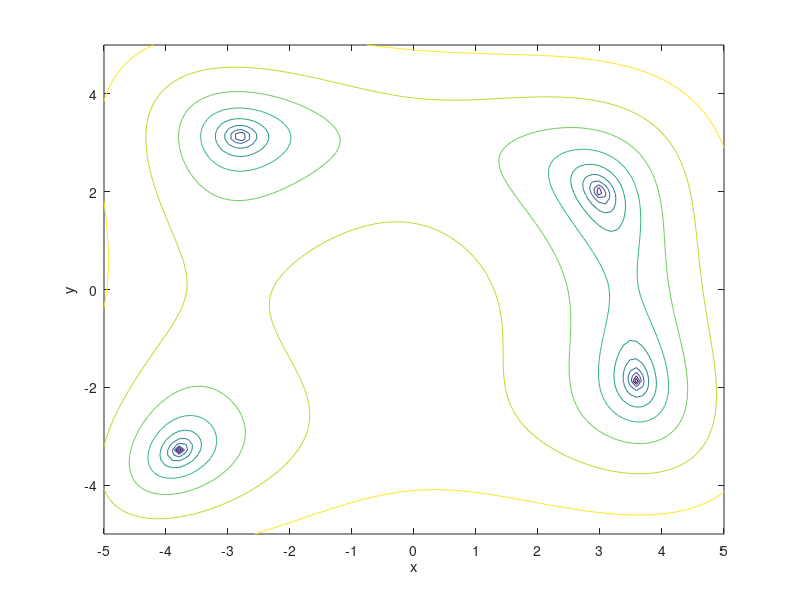

Reproduce this figure in MATLAB. (Note: this script raises an error after producing the figure.)
X1_INDEX = 1;
X2_INDEX = 2;

nParticles = 40;
nVariables = 2;
inertiaTolerance = 0.35;
deltaTime = 1;
alpha = deltaTime;
beta = 0.99;
c1 = 2;
c2 = c1;

xMax = 5;
xMin = -5;
vMax = (xMax - xMin)/deltaTime;
vMin = -vMax;

% Plotting the objective function
x1 = linspace(-xMax,xMax);
x2 = linspace(-xMax,xMax);
[x1,x2] = meshgrid(x1,x2);
y = (x1.^2 + x2 - 11).^2 + (x1 + x2.^2 - 7).^2;
a = 0.01;
yLog = log(a + y);
contour(x1,x2,yLog)
xlabel("x")
ylabel("y")
xticks(-xMax:1:xMax)

% From plotting the objective function we know that there are 4 minima.
% Therefore we iterate over a while loop until the PSO has found all four
% of these.

nMinima = 4;
minima = [];
minimaCounter = 0;
nIterations = 200;
valid = false;

while ~valid
    
    inertiaWeight = 1.4;

    functionValues = zeros(nParticles,1);

    functionValuesPB = 1000.*ones(nParticles,1);
    positionsPB = zeros(nParticles,nVariables);

    functionValueSB = 1000;
    positionSB = zeros(1,nVariables);

    % Initializing swarm
    particles = InitializeParticles(nParticles,xMax,xMin,alpha,deltaTime);

    for i = 1:nIterations
    
        % Evaluating every particle
        for iParticle = 1:nParticles

            particle = particles(iParticle,:);
            functionValues(iParticle) = EvaluateParticle(particle);     

            if functionValues(iParticle) < functionValuesPB(iParticle)
                positionsPB(iParticle,:) = particle(1:2);
                functionValuesPB(iParticle) = functionValues(iParticle);
            end

            if functionValues(iParticle) < functionValueSB
                positionSB = particle(1:2);
                functionValueSB = functionValues(iParticle);
            end

            if inertiaWeight > inertiaTolerance
                inertiaWeight = inertiaWeight*beta;
            end
        end

        % Updating every particle
        for iParticle = 1:nParticles
            for iVariable = 1:nVariables

                xPosition = particles(iParticle,iVariable);
                xPositionPB = positionsPB(iParticle,iVariable);
                xPositionSB = positionSB(iVariable);

                iVelocity = iVariable+2;
                velocity = particles(iParticle,iVelocity);

                newPositionAndVelocity = UpdateParticle(xPosition,xPositionPB,xPositionSB,velocity,inertiaWeight,c1,c2,deltaTime,vMax,vMin);
                particles(iParticle,iVariable) = newPositionAndVelocity(1);
                particles(iParticle,iVelocity) = newPositionAndVelocity(2);

            end 
        end
    end
    
    % Storing minima and breaks out of main loop if 4 different minima are found
    if ~ismember(positionSB,minima)
        newMinima = [positionSB,functionValueSB];
        minima = [minima;newMinima];
        minimaCounter = minimaCounter + 1;
        if minimaCounter == nMinima
            valid = true;
        end
    end
end

% Plotting the obtained minima on top of the contour plot
hold on
x1 = minima(:,X1_INDEX)';
x2 = minima(:,X2_INDEX)';
plot(x1,x2,"or","Linewidth",2);
legend("Contour of log(a+f(x,y))","Minima obtained from PSO")
